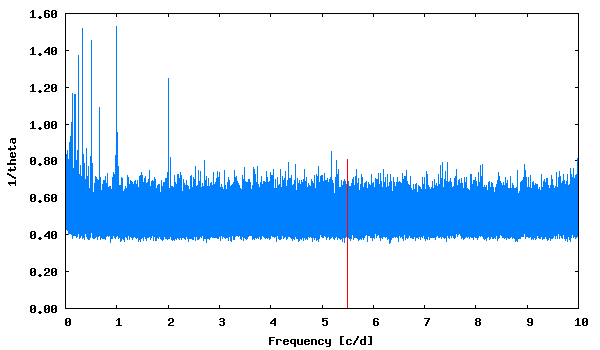

The script that saved this image:
set term png size 600,350 medium
set colors classic
set output "phase_lc_9.lk.png"
set xlabel "Frequency [c/d]"
set ylabel "1/theta"
set format y "%5.2f"
plot [] "lk.periodogram" using 1:2 with lines linecolor 3 title "", "<echo '5.492662  0.81'" with impulses linecolor 1 title ""
 
